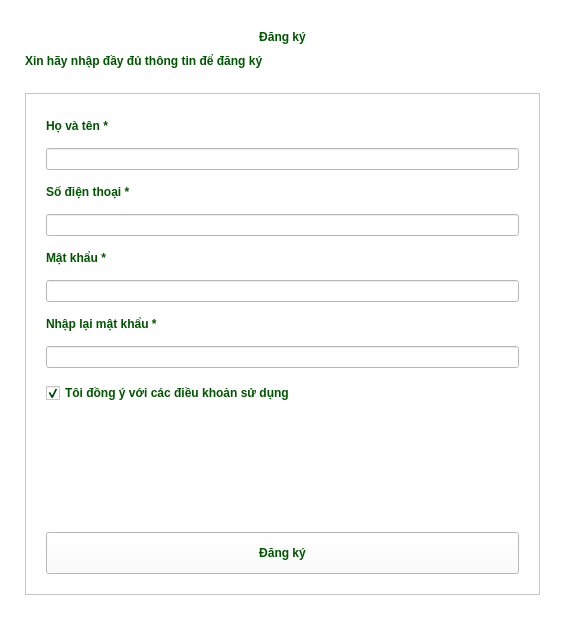
<?xml version="1.0" encoding="UTF-8"?>
<ui version="4.0">
 <class>RegisterForm</class>
 <widget class="QWidget" name="RegisterForm">
  <property name="geometry">
   <rect>
    <x>0</x>
    <y>0</y>
    <width>565</width>
    <height>620</height>
   </rect>
  </property>
  <property name="windowTitle">
   <string>Đăng ký</string>
  </property>
  <property name="styleSheet">
   <string notr="true">background-color: rgb(255, 255, 255);</string>
  </property>
  <layout class="QVBoxLayout" name="verticalLayout">
   <property name="spacing">
    <number>10</number>
   </property>
   <property name="leftMargin">
    <number>25</number>
   </property>
   <property name="topMargin">
    <number>30</number>
   </property>
   <property name="rightMargin">
    <number>25</number>
   </property>
   <property name="bottomMargin">
    <number>25</number>
   </property>
   <item>
    <widget class="QLabel" name="titleLabel">
     <property name="styleSheet">
      <string notr="true">color: rgb(0, 85, 0);
border-image: url(:/images/ui/images/ngang.png);
font: 16pt &quot;MS Shell Dlg 2&quot;;
font-weight: bold;</string>
     </property>
     <property name="text">
      <string>Đăng ký</string>
     </property>
     <property name="alignment">
      <set>Qt::AlignCenter</set>
     </property>
    </widget>
   </item>
   <item>
    <widget class="QLabel" name="subtitleLabel">
     <property name="styleSheet">
      <string notr="true">color: rgb(0, 85, 0);
font: 8pt &quot;MS Shell Dlg 2&quot;;
font-weight: bold;</string>
     </property>
     <property name="text">
      <string>Xin hãy nhập đầy đủ thông tin để đăng ký</string>
     </property>
    </widget>
   </item>
   <item>
    <spacer name="verticalSpacer_2">
     <property name="orientation">
      <enum>Qt::Vertical</enum>
     </property>
     <property name="sizeType">
      <enum>QSizePolicy::Fixed</enum>
     </property>
     <property name="sizeHint" stdset="0">
      <size>
       <width>20</width>
       <height>15</height>
      </size>
     </property>
    </spacer>
   </item>
   <item>
    <widget class="QFrame" name="mainFrame">
     <property name="frameShape">
      <enum>QFrame::StyledPanel</enum>
     </property>
     <property name="frameShadow">
      <enum>QFrame::Raised</enum>
     </property>
     <layout class="QVBoxLayout" name="verticalLayout_2">
      <property name="spacing">
       <number>15</number>
      </property>
      <property name="leftMargin">
       <number>20</number>
      </property>
      <property name="topMargin">
       <number>25</number>
      </property>
      <property name="rightMargin">
       <number>20</number>
      </property>
      <property name="bottomMargin">
       <number>20</number>
      </property>
      <item>
       <widget class="QLabel" name="lbl_1">
        <property name="styleSheet">
         <string notr="true">color: rgb(0, 85, 0);
font: 10pt &quot;MS Shell Dlg 2&quot;;
font-weight: bold;</string>
        </property>
        <property name="text">
         <string>Họ và tên *</string>
        </property>
       </widget>
      </item>
      <item>
       <widget class="QLineEdit" name="txtFullName">
        <property name="styleSheet">
         <string notr="true">border-image: url(:/images/ui/images/ảnh cỏ.png);</string>
        </property>
        <property name="text">
         <string/>
        </property>
       </widget>
      </item>
      <item>
       <widget class="QLabel" name="lbl_2">
        <property name="styleSheet">
         <string notr="true">color: rgb(0, 85, 0);
font: 10pt &quot;MS Shell Dlg 2&quot;;
font-weight: bold;</string>
        </property>
        <property name="text">
         <string>Số điện thoại *</string>
        </property>
       </widget>
      </item>
      <item>
       <widget class="QLineEdit" name="txtPhone">
        <property name="styleSheet">
         <string notr="true">border-image: url(:/images/ui/images/ảnh cỏ.png);</string>
        </property>
        <property name="text">
         <string/>
        </property>
       </widget>
      </item>
      <item>
       <widget class="QLabel" name="lbl_3">
        <property name="styleSheet">
         <string notr="true">color: rgb(0, 85, 0);
font: 10pt &quot;MS Shell Dlg 2&quot;;
font-weight: bold;</string>
        </property>
        <property name="text">
         <string>Mật khẩu *</string>
        </property>
       </widget>
      </item>
      <item>
       <widget class="QLineEdit" name="txtPassword">
        <property name="styleSheet">
         <string notr="true">border-image: url(:/images/ui/images/ảnh cỏ.png);</string>
        </property>
        <property name="text">
         <string/>
        </property>
        <property name="echoMode">
         <enum>QLineEdit::Password</enum>
        </property>
       </widget>
      </item>
      <item>
       <widget class="QLabel" name="lbl_4">
        <property name="styleSheet">
         <string notr="true">color: rgb(0, 85, 0);
font: 10pt &quot;MS Shell Dlg 2&quot;;
font-weight: bold;</string>
        </property>
        <property name="text">
         <string>Nhập lại mật khẩu *</string>
        </property>
       </widget>
      </item>
      <item>
       <widget class="QLineEdit" name="txtConfirmPassword">
        <property name="styleSheet">
         <string notr="true">border-image: url(:/images/ui/images/ảnh cỏ.png);</string>
        </property>
        <property name="text">
         <string/>
        </property>
        <property name="echoMode">
         <enum>QLineEdit::Password</enum>
        </property>
       </widget>
      </item>
      <item>
       <widget class="QCheckBox" name="chkTerms">
        <property name="styleSheet">
         <string notr="true">color: rgb(0, 85, 0);
font: 8pt &quot;MS Shell Dlg 2&quot;;
font-weight: bold;</string>
        </property>
        <property name="text">
         <string>Tôi đồng ý với các điều khoản sử dụng </string>
        </property>
        <property name="checked">
         <bool>true</bool>
        </property>
       </widget>
      </item>
      <item>
       <spacer name="verticalSpacer">
        <property name="orientation">
         <enum>Qt::Vertical</enum>
        </property>
        <property name="sizeHint" stdset="0">
         <size>
          <width>20</width>
          <height>10</height>
         </size>
        </property>
       </spacer>
      </item>
      <item>
       <widget class="QPushButton" name="registerButton">
        <property name="minimumSize">
         <size>
          <width>0</width>
          <height>42</height>
         </size>
        </property>
        <property name="styleSheet">
         <string notr="true">color: rgb(0, 85, 0);
border-image: url(:/images/ui/images/ảnh cỏ.png);
font: 10pt &quot;MS Shell Dlg 2&quot;;
font-weight: bold;</string>
        </property>
        <property name="text">
         <string>Đăng ký</string>
        </property>
       </widget>
      </item>
     </layout>
    </widget>
   </item>
  </layout>
 </widget>
 <resources>
  <include location="../resources.qrc"/>
 </resources>
 <connections/>
</ui>
